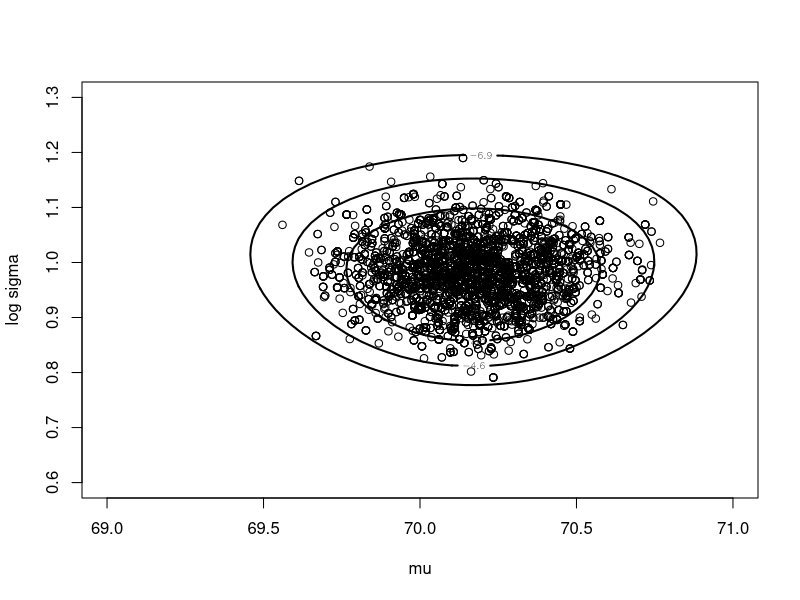
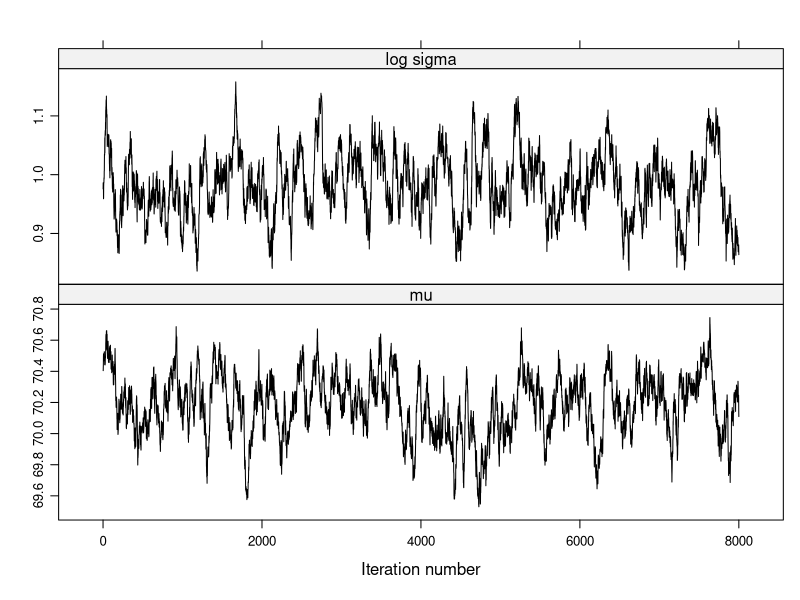
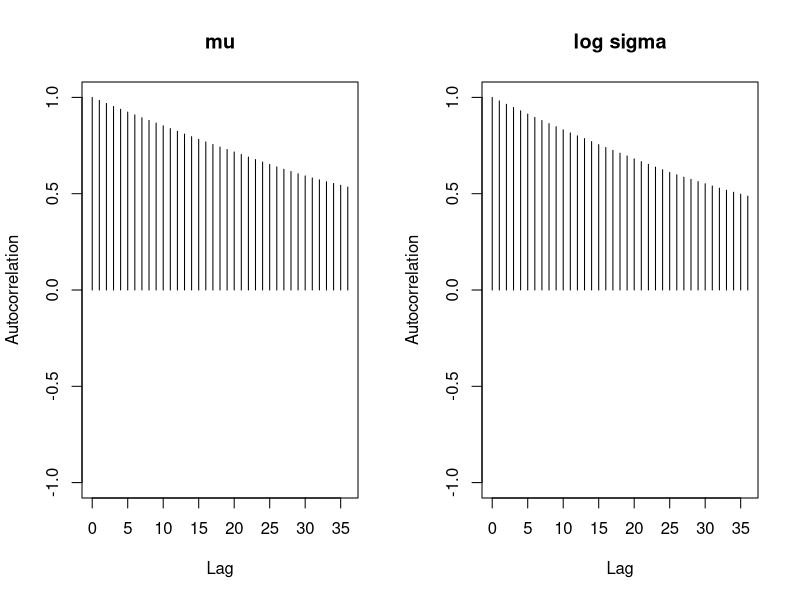
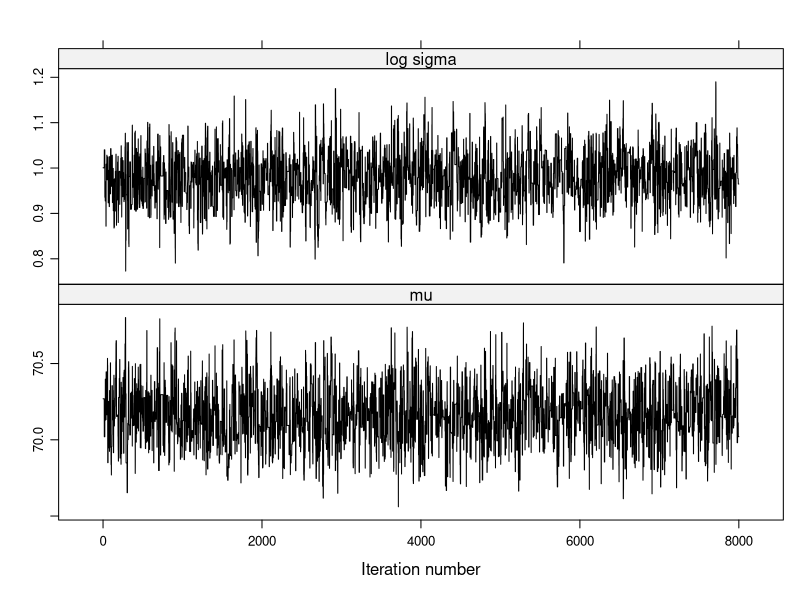
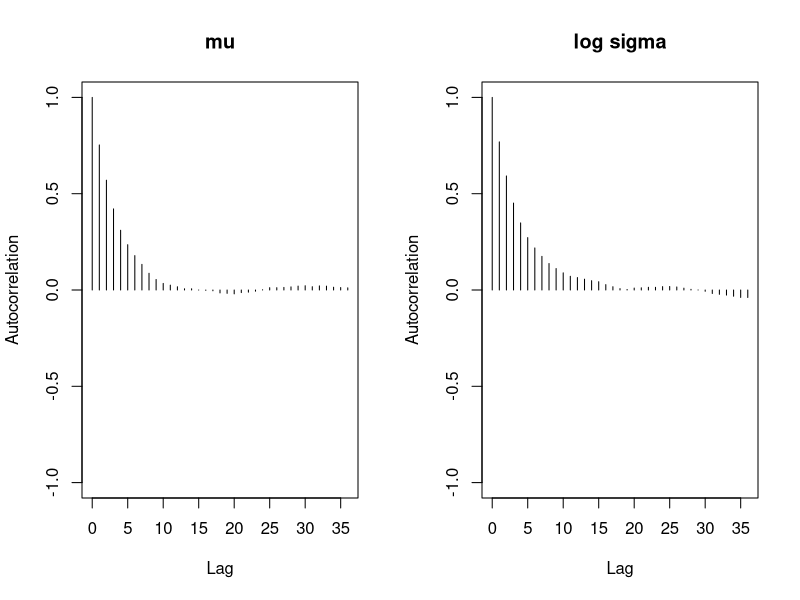
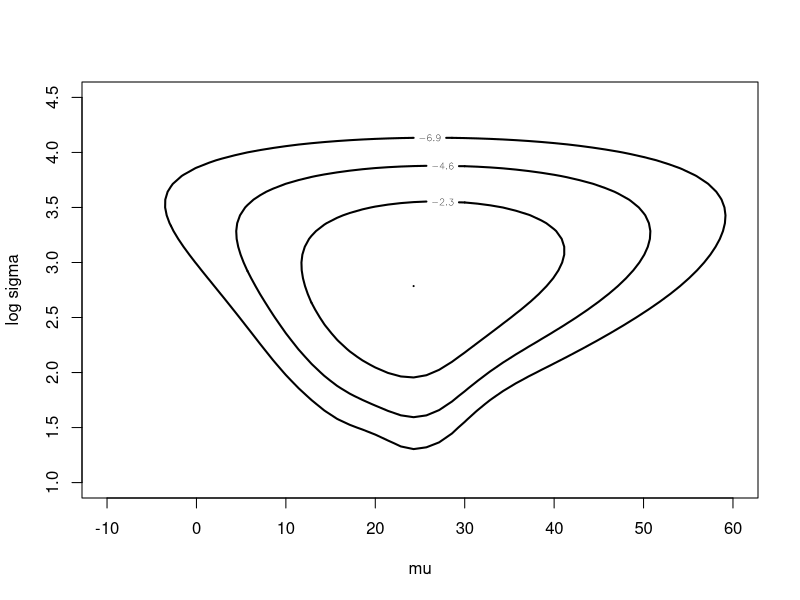
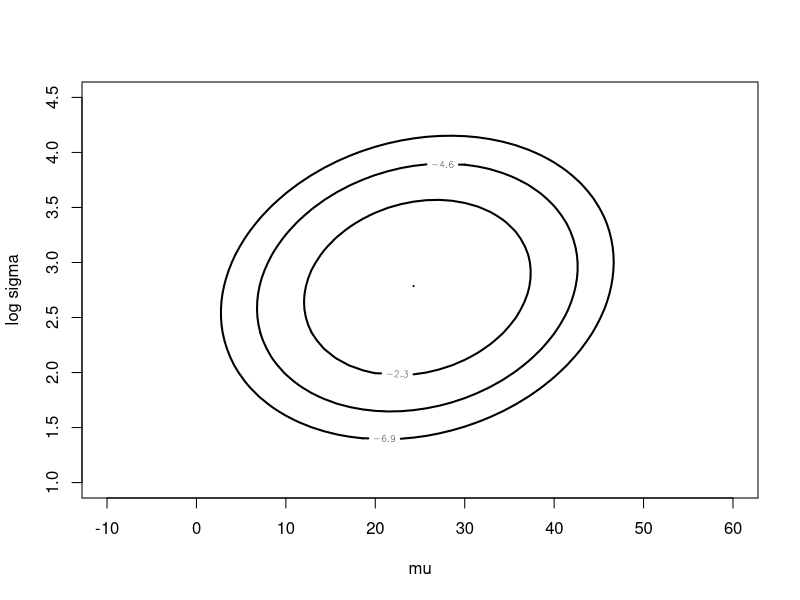
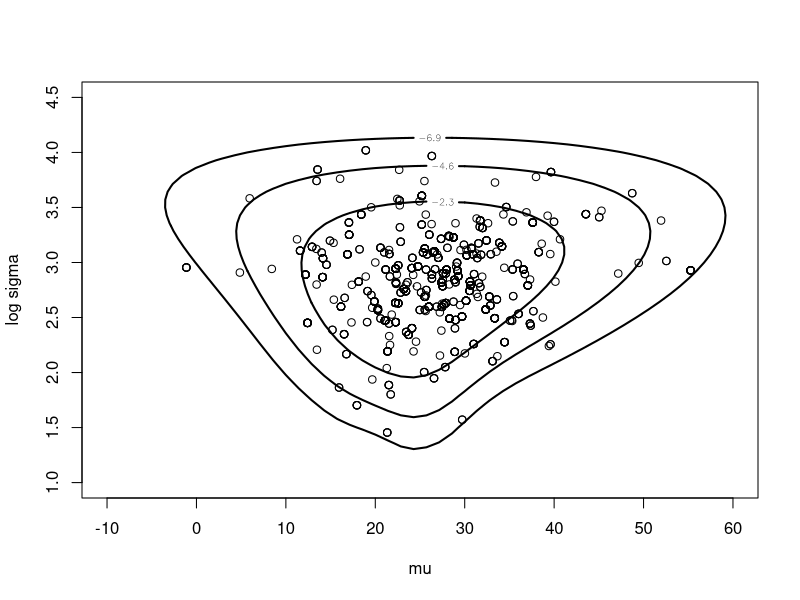

Generate these figures, in order, with R:
## ---- chunk 1
library(LearnBayes) # package for the book
library(kableExtra) # for display table in HTML format
## ---- chunk 2
# transition matrix P
P = matrix(c(.5 , .5 , 0 , 0 , 0 , 0 , .25 , .5 , .25 , 0 , 0 , 0 , 0 , .25 , .5 , .25 , 0 , 0 , 0 , 0 , .25 , .5 , .25 , 0 ,0 , 0 , 0 , .25 , .5 , .25 , 0 , 0 , 0 , 0 , .5 , .5), 
           nrow = 6, ncol = 6, byrow = T) 
P
## ---- chunk 3
s = array(0, c(50000,1))
s[1] = 3 # initial location
## ---- chunk 4
for (j in 2:50000){
  s[j] = sample(1:6, size = 1, prob = P[s[j-1],]) # trans prob is  P[s[j-1],] from previous state s[j-1]
} 
## ---- chunk 5
m = c(500, 2000, 8000, 50000)
for (i in 1:length(m)){
  print(table(s[1:m[i]])/m[i])
}
## ---- chunk 6
w = matrix(c(.1,.2,.2,.2,.2,.1), nrow = 1, ncol = 6)
w%*%P  # %*%: matrix multiplication
## ---- chunk 7
groupeddatapost = function(theta,data){ 
  # theta: (mu, lambda), 
  # data$int.lo: lower bound, data$int.hi: higher bound, data$f: frequency
  dj = function(f, int.lo, int.hi, mu, sigma){
    f * log(pnorm(int.hi, mu, sigma) - pnorm(int.lo, mu, sigma))
  }
  mu = theta[1]
  sigma = exp(theta[2])
  sum(dj(data$f, data$int.lo, data$int.hi, mu, sigma))
}
## ---- chunk 8
d = list(int.lo = c(-Inf, seq(66,74, by = 2)),
         int.hi = c(seq(66,74, by = 2), Inf),
         f = c(14, 30, 49, 70, 33, 15))
## ---- chunk 9
y = c(rep(65,14), rep(67,30), rep(69,49), rep(71,70),rep(73,33),rep(75,15))
mean(y)
## ---- chunk 10
log(sd(y))
## ---- chunk 11
start = c(70,1)
fit = laplace(groupeddatapost, start, d) #Summarization of a posterior density by the Laplace method
fit
## ---- chunk 12
modal.sds = sqrt(diag(fit$var)) # sqrt of diag of the covariance matrix
modal.sds
## ---- chunk 13
proposal = list(var=fit$var, scale=2)
fit2 = rwmetrop(groupeddatapost, proposal, start, 10000, d) # run the HM random walk algo
## ---- chunk 14
fit2$accept
## ---- chunk 15
post.means = apply(fit2$par,2,mean)
post.sds = apply(fit2$par,2,sd)
## ---- chunk 16
cbind(post.means, post.sds) # result of MCMC
## ---- chunk 17
cbind(c(fit$mode),modal.sds) # result of laplace (optimization)
## ---- chunk 18
mycontour(groupeddatapost, c(69,71,0.6,1.3),data = d,
          xlab="mu",ylab="log sigma")
points(fit2$par[5001:10000,1],fit2$par[5001:10000,2]) # plot the last 5000 samples
## ---- chunk 19
start = c(65,1)
proposal = list(var = fit$var, scale = 0.2)
## ---- chunk 20
bayesfit = rwmetrop(groupeddatapost, proposal = proposal, start = start, m = 10000, d)
bayesfit$accept
## ---- chunk 21
library(coda) # for assessing the MCMC result
library(lattice) # for xyplot
dimnames(bayesfit$par)[[2]] = c("mu","log sigma")
xyplot(mcmc(bayesfit$par[-c(1:2000),]),col="black")
## ---- chunk 22
#par(mfrow=c(2,1))
autocorr.plot(mcmc(bayesfit$par[-c(1:2000),]),auto.layout = T)
## ---- chunk 23
 summary(mcmc(bayesfit$par[-c(1:2000),]))
 batchSE(mcmc(bayesfit$par[-c(1:2000),]), batchSize=50) # batch size = 50
## ---- chunk 24
 summary(mcmc(fit2$par[-c(1:2000),]))
 batchSE(mcmc(fit2$par[-c(1:2000),]), batchSize=50) # batch size = 50
## ---- chunk 25
dimnames(fit2$par)[[2]]=c("mu","log sigma")
xyplot(mcmc(fit2$par[-c(1:2000),]),col="black")  # result of samples
## ---- chunk 26
autocorr.plot(mcmc(fit2$par[-c(1:2000),]),auto.layout = T) # autocorr
## ---- chunk 27
cauchyerrorpost_mine = function(theta, data){
  logf = function(theta, data){
    theta[2] - log(exp(2*theta[2]) + (data - theta[1])^2)
  }
  return(sum(logf(theta,data)))
}
## ---- chunk 28
data("darwin")
attach(darwin)
mean(difference) # mean
## ---- chunk 29
log(sd(difference))  
## ---- chunk 30
laplace(cauchyerrorpost_mine, c(21.6,3.6), difference)  # with my function
## ---- chunk 31
laplace(cauchyerrorpost, c(21.6,3.6), difference)  # function of LearnBayes
## ---- chunk 32
c(24.7 - 4*sqrt(34.96), 24.7 + 4*sqrt(34.96))
## ---- chunk 33
c(2.77 - 4*sqrt(0.138), 2.77 + 4*sqrt(0.138))
## ---- chunk 34
mycontour(cauchyerrorpost_mine, c(-10,60,1,4.5),difference,
          xlab="mu", ylab="log sigma")
## ---- chunk 35
fitlaplace = laplace(cauchyerrorpost, c(21.6,3.6), difference)
mycontour(lbinorm, c(-10,60,1,4.5), 
          list(m=fitlaplace$mode,v=fitlaplace$var), 
          xlab="mu", ylab="log sigma")
## ---- chunk 36
proposal = list(var=fitlaplace$var, scale=2.5)
start = c(20,3)
m = 1000 # number of simulation
s = rwmetrop(cauchyerrorpost, proposal = proposal, start = start, m = m, difference)
mycontour(cauchyerrorpost, c(-10,60,1,4.5), difference,
          xlab="mu", ylab="log sigma")  # contour plot
# scatter plot of the simulation
points(s$par[,1], s$par[,2])
## ---- chunk 37
start=c(20,3)
rw = rwmetrop(cauchyerrorpost, proposal = proposal, start = start, m = 50000, difference)
## ---- chunk 38
curve(dnorm(x, mean = fitlaplace$mode[1], sd = sqrt(fitlaplace$var[1,1])),from = -20,to = 60, xlab = "mu", ylab = "Posteriror Density", lwd = 2, lty = 2)
d = density(rw$par[,1])
#par(new=TRUE)
lines(d, lwd = 3)
legend("topleft", legend=c("normal", "random walk"), lty = c(2,1), lwd = c(2,3))
## ---- chunk 39
library(mvtnorm) # multi-variate noraml
fitnorm = rmvnorm(50000,mean = fitlaplace$mode, sigma = fitlaplace$var)
## ---- chunk 40
# brute-force
fitgrid = simcontour(cauchyerrorpost, c(-10,60,1,4.5), difference, 50000)
# MH random-walk
proposal = list(var=fitlaplace$var, scale = 2.5)
start = c(20,3)
fitrw = rwmetrop(cauchyerrorpost, proposal, start, 50000, difference)
# MH independence
proposal2 = list(var=fitlaplace$var, mu=t(fitlaplace$mode))
fitindep = indepmetrop(cauchyerrorpost, proposal2, start, 50000, difference)
# Gibbs
fitgibbs = gibbs(cauchyerrorpost,start,50000,c(12,.75),difference)
## ---- chunk 41
cbind(quantile(fitrw$par[,1],c(.05,.5,.95)), quantile(fitrw$par[,2],c(.05,.5,.95)))
## ---- chunk 42
cbind(quantile(fitindep$par[,1],c(.05,.5,.95)), quantile(fitindep$par[,2],c(.05,.5,.95)))
## ---- chunk 43
par(mfrow=c(1,2))
boxplot(fitnorm[,1],fitgrid$x,fitrw$par[,1],fitindep$par[,1],fitgibbs$par[,1],names = c("norm","b-f","r-w","ind","gib"),ylab="mu")
boxplot(fitnorm[,2],fitgrid$y,fitrw$par[,2],fitindep$par[,2],fitgibbs$par[,2],names = c("norm","b-f","r-w","ind","gib"),ylab="log simga")
## ---- chunk 44
cbind(fitrw$accept,fitindep$accept,fitgibbs$accept)
## ---- chunk 45
# read data
data("stanfordheart")
attach(stanfordheart)
head(stanfordheart)
## ---- chunk 46
transplantpost = function(theta, data){
  x = data[,1] # survive time
  y = data[,3]  # time to transplant
  ind = data[,2]  # transplantation or not
  d = data[,4] # died or not
  # retrieve params
  tau = exp(theta[1])
  lambda = exp(theta[2])
  p = exp(theta[3])
  # non-transplant group
  xnt = x[ind==0]
  dnt = d[ind==0]
  # transplant group
  z = x[ind==1]
  y = y[ind==1]
  dt = d[ind==1]
  # log likelihood-non-transplant group 
  logf = function(xnt, dnt, lambda, p){
    ((dnt==0)* (p * log(lambda) + log(p) - (p + 1) * log(lambda + xnt)) + 
    (dnt==1)* p * log(lambda/(lambda + xnt)))
  }
  # log likelihood-transplant group
  logg = function(z,y,tau,lambda,p){
    ((dt == 0) * (p * log(lambda) + log(p * tau) - (p + 1) * log(lambda + y + tau*z)) + 
    (dt == 1) * p * log(lambda/(lambda + y + tau*z)))
  }
  val = sum(logf(xnt, dnt, lambda, p))+sum(logg(z,y,tau,lambda,p))
  val = val + theta[1]+theta[2]+theta[3]
  return(val)
}
## ---- chunk 47
start = c(0,3,-1)
laplacefit = laplace(transplantpost, start, stanfordheart)
laplacefit
## ---- chunk 48
proposal = list(var = laplacefit$var, scale=2)
s = rwmetrop(transplantpost, proposal, start, 10000, stanfordheart)
s$accept
## ---- chunk 49
par(mfrow=c(2,2))
tau = exp(s$par[,1])
plot(density(tau),main="TAU")
lambda = exp(s$par[,2])
plot(density(lambda),main="LAMBDA")
p = exp(s$par[,3])
plot(density(p),main="P")
## ---- chunk 50
apply(exp(s$par),2,quantile,c(.05,.5,.95))
## ---- chunk 51
t = seq(1,240) # the value (in day) of survival date
p5 = 0*t; p50 = 0*t; p95 = 0*t
for (j in 1:length(t)){
  S = (lambda/(lambda+t[j]))^p  # value of S(t)
  q = quantile(S, c(.05, .5, 0.95)) # quantiles
  p5[j] = q[1]; p50[j] = q[2]; p95[j] = q[3]
}
plot(t,p50, type = "l", ylim =c(0,1),ylab = "Prob(Survival)",xlab = "Time")
lines(t, p5, lty = 2)
lines(t, p95, lty = 2)
